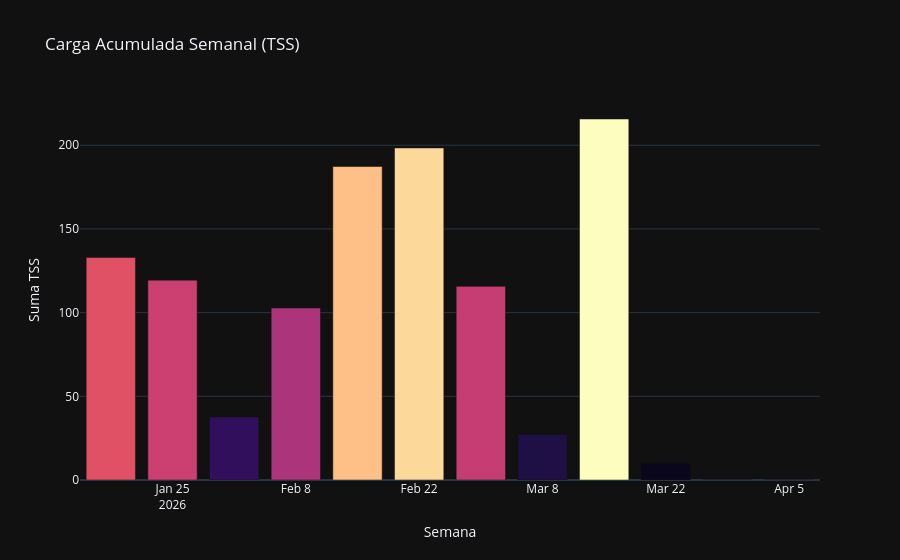

Notebook cell for this chart:
### Markdown cell above
## 3. Carga Semanal de Entrenamiento
Visualiza tus bloques de carga acumulada por semana (Últimas 12 semanas).

### Code cell
def plot_weekly_bars(df):
    # Agrupar por semana usando el resample de pandas
    df_weekly = df.set_index('date').resample('W').sum().tail(12)
    
    fig = px.bar(df_weekly, x=df_weekly.index, y='tss', 
                 title='Carga Acumulada Semanal (TSS)',
                 labels={'tss': 'Suma TSS', 'date': 'Semana'},
                 template='plotly_dark', color='tss', color_continuous_scale='Magma')
    
    fig.update_layout(coloraxis_showscale=False)
    fig.show()

if not df_pmc.empty:
    plot_weekly_bars(df_pmc)

### Figure 1 — Plotly figure (JSON) as saved in the notebook; plotly's stock layout.template omitted (floating-point values rounded to 4 significant figures)
{"data": [{"hovertemplate": "Semana=%{x}<br>Suma TSS=%{marker.color}<extra></extra>", "legendgroup": "", "marker": {"color": [132.9, 119.4, 37.6, 102.8, 187.3, 198.4, 115.7, 27.3, 215.7, 9.9, 0.0, 0.0], "coloraxis": "coloraxis", "pattern": {"shape": ""}}, "name": "", "orientation": "v", "showlegend": false, "textposition": "auto", "type": "bar", "x": ["2026-01-18T00:00:00.000000", "2026-01-25T00:00:00.000000", "2026-02-01T00:00:00.000000", "2026-02-08T00:00:00.000000", "2026-02-15T00:00:00.000000", "2026-02-22T00:00:00.000000", "2026-03-01T00:00:00.000000", "2026-03-08T00:00:00.000000", "2026-03-15T00:00:00.000000", "2026-03-22T00:00:00.000000", "2026-03-29T00:00:00.000000", "2026-04-05T00:00:00.000000"], "xaxis": "x", "y": [132.9, 119.4, 37.6, 102.8, 187.3, 198.4, 115.7, 27.3, 215.7, 9.9, 0.0, 0.0], "yaxis": "y"}], "layout": {"barmode": "relative", "coloraxis": {"colorbar": {"title": {"text": "Suma TSS"}}, "colorscale": [[0, "#000004"], [0.1111, "#180f3d"], [0.2222, "#440f76"], [0.3333, "#721f81"], [0.4444, "#9e2f7f"], [0.5556, "#cd4071"], [0.6667, "#f1605d"], [0.7778, "#fd9668"], [0.8889, "#feca8d"], [1, "#fcfdbf"]], "showscale": false}, "legend": {"tracegroupgap": 0}, "title": {"text": "Carga Acumulada Semanal (TSS)"}, "xaxis": {"anchor": "y", "domain": [0, 1], "title": {"text": "Semana"}}, "yaxis": {"anchor": "x", "domain": [0, 1], "title": {"text": "Suma TSS"}}}}
